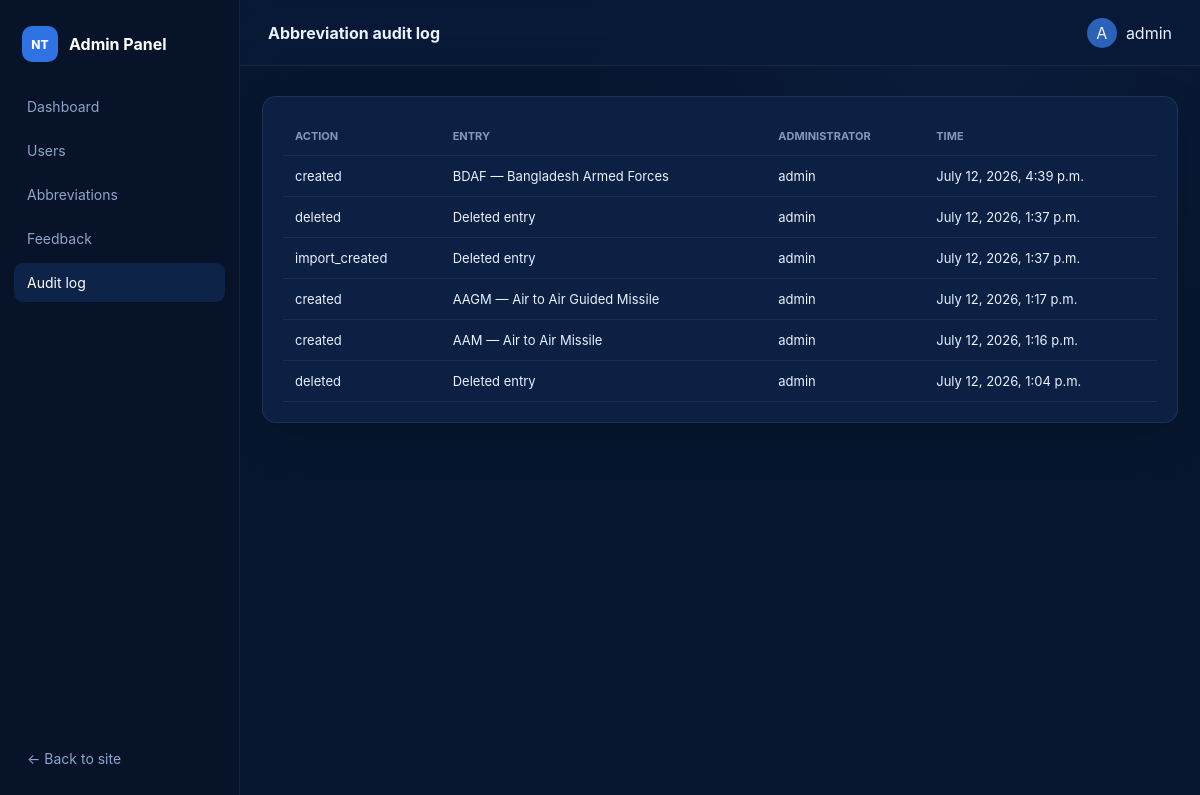
Page /panel/audit-log/ (signed in) on the committed database.
### abbreviation_tool/models.py (models this page shows, shortened)
class AbbreviationAuditLog(models.Model):
    abbreviation_entry = models.ForeignKey(AbbreviationEntry, blank=True, null=True, on_delete=models.SET_NULL, related_name="audit_logs")
    action = models.CharField(max_length=50)
    previous_value = models.JSONField(blank=True, null=True)
    new_value = models.JSONField(blank=True, null=True)
    user = models.ForeignKey(settings.AUTH_USER_MODEL, blank=True, null=True, on_delete=models.SET_NULL)
    timestamp = models.DateTimeField(auto_now_add=True)
    class Meta:
        ordering = ("-timestamp",)

class AbbreviationEntry(models.Model):
    class Status(models.TextChoices):
        ACTIVE = "active", "Active"
        INACTIVE = "inactive", "Inactive"
        DRAFT = "draft", "Draft"
    abbreviation = models.CharField(max_length=100, db_index=True)
    full_form = models.CharField(max_length=500, db_index=True)
    normalized_abbreviation = models.CharField(max_length=100, db_index=True, editable=False)
    normalized_full_form = models.CharField(max_length=500, db_index=True, editable=False)
    category = models.ForeignKey(AbbreviationCategory, blank=True, null=True, on_delete=models.SET_NULL, related_name="entries")
    profiles = models.ManyToManyField(AbbreviationProfile, blank=True, related_name="entries")
    service = models.CharField(max_length=50, blank=True)
    context = models.TextField(blank=True)
    case_sensitive = models.BooleanField(default=False)
    is_ambiguous = models.BooleanField(default=False)
    is_preferred = models.BooleanField(default=False)
    priority = models.IntegerField(default=0)
    status = models.CharField(max_length=10, choices=Status.choices, default=Status.ACTIVE)
    source_name = models.CharField(max_length=150, blank=True)
    source_section = models.CharField(max_length=150, blank=True)
    source_page = models.PositiveIntegerField(blank=True, null=True)
    notes = models.TextField(blank=True)
    created_by = models.ForeignKey(settings.AUTH_USER_MODEL, blank=True, null=True, on_delete=models.SET_NULL, related_name="created_abbreviation_entries")
    updated_by = models.ForeignKey(settings.AUTH_USER_MODEL, blank=True, null=True, on_delete=models.SET_NULL, related_name="updated_abbreviation_entries")
    created_at = models.DateTimeField(auto_now_add=True)
    updated_at = models.DateTimeField(auto_now=True)
    class Meta:
        ordering = ("abbreviation", "-is_preferred", "-priority", "full_form")
        constraints = [models.UniqueConstraint(fields=("normalized_abbreviation", "normalized_full_form"), name="unique_normalized_abbreviation_pair")]
        permissions = [
            ("access_abbreviation_tool", "Can access SD Checker"),
            ("process_document", "Can process DOCX documents"),
            ("search_dictionary", "Can search abbreviation dictionary"),
            ("manage_dictionary", "Can manage abbreviation dictionary"),
            ("import_dictionary", "Can import abbreviation dictionary"),
            ("export_dictionary", "Can export abbreviation dictionary"),
            ("manage_profiles", "Can manage abbreviation profiles"),
            ("view_audit_log", "Can view abbreviation audit log"),
        ]
    def __str__(self):
        return f"{self.abbreviation} — {self.full_form}"

### accounts/views.py (the view)
# urls.py: path("audit-log/", views.audit_log, name="audit_log"),
@admin_required
def audit_log(request):
    logs = AbbreviationAuditLog.objects.select_related("user", "abbreviation_entry").order_by("-timestamp")[:500]
    return render(request, "admin_panel/audit_log.html", {"logs": logs})

### accounts/utils.py (called while the page is built)
def user_role(user):
    if not getattr(user, "is_authenticated", False):
        return None
    if user.is_superuser or user.is_staff:
        return UserProfile.Role.ADMIN
    try:
        return user.profile.role
    except UserProfile.DoesNotExist:
        profile, _ = UserProfile.objects.get_or_create(user=user, defaults={"role": UserProfile.Role.USER})
        return profile.role

def is_admin_user(user):
    return user_role(user) == UserProfile.Role.ADMIN

### home_ai/context_processors.py (called while the page is built)
def feature_flags(request):
    from accounts.utils import is_admin_user
    return {"docx_abbreviation_tool_enabled": settings.DOCX_ABBREVIATION_TOOL_ENABLED, "is_admin_user": is_admin_user(request.user)}

### templates/admin_panel/audit_log.html
{% extends 'admin_panel/base_admin.html' %}{% block title %}Audit log{% endblock %}{% block page_title %}Abbreviation audit log{% endblock %}{% block content %}<section class="panel-card"><div class="table-wrap"><table><thead><tr><th>Action</th><th>Entry</th><th>Administrator</th><th>Time</th></tr></thead><tbody>{% for log in logs %}<tr><td>{{ log.action }}</td><td>{{ log.abbreviation_entry|default:'Deleted entry' }}</td><td>{{ log.user|default:'System' }}</td><td>{{ log.timestamp }}</td></tr>{% empty %}<tr><td colspan="4">No audit events.</td></tr>{% endfor %}</tbody></table></div></section>{% endblock %}

### templates/admin_panel/base_admin.html (shortened to what this page needs)
{% load static %}<!doctype html>
<html lang="en"><head><link rel="stylesheet" href="{% static 'css/admin_panel.css' %}"></head>
<body class="admin-shell">
<aside class="admin-sidebar" id="admin-sidebar">
  <a class="admin-brand" href="{% url 'admin_panel:dashboard' %}"><span>NT</span><strong>Admin Panel</strong></a>
  <nav aria-label="Admin navigation">
    <a href="{% url 'admin_panel:dashboard' %}"{% if request.resolver_match.url_name == 'dashboard' or request.resolver_match.url_name == 'dashboard_alias' %} class="active"{% endif %}>Dashboard</a>
    <a href="{% url 'admin_panel:user_list' %}"{% if 'user_' in request.resolver_match.url_name %} class="active"{% endif %}>Users</a>
    <a href="{% url 'abbreviation_tool:manage_dictionary' %}">Abbreviations</a>
    <a href="{% url 'admin_panel:feedback_list' %}"{% if request.resolver_match.url_name == 'feedback_list' %} class="active"{% endif %}>Feedback</a>
    <a href="{% url 'admin_panel:audit_log' %}"{% if request.resolver_match.url_name == 'audit_log' %} class="active"{% endif %}>Audit log</a>
  </nav>
  <a class="back-site" href="{% url 'home' %}">← Back to site</a>
</aside>
<div class="admin-page">
  <header class="admin-topbar"><span class="topbar-title">{% block page_title %}{% endblock %}</span><details class="admin-account"><summary><span>{{ request.user.username|first|upper }}</span>{{ request.user.username }}</summary></details></header>
  <main class="admin-content">{% for message in messages %}<div class="panel-message {{ message.tags }}">{{ message }}</div>{% endfor %}{% block content %}{% endblock %}</main>
</div>
</body></html>

### static/css/admin_panel.css (style rules this page uses)
:root { font-family:Inter,"DM Sans",system-ui,sans-serif;color:#eaf1ff;background:#06152f }
* { box-sizing:border-box }
body { margin:0 }
.admin-shell { min-height:100vh;background:radial-gradient(circle at 80% 0,#183b7133,transparent 30%),#07162f }
.admin-sidebar { position:fixed;z-index:20;inset:0 auto 0 0;width:240px;display:flex;flex-direction:column;padding:22px 14px;border-right:1px solid #ffffff12;background:#061329 }
.admin-brand { display:flex;align-items:center;gap:11px;padding:4px 8px 25px;color:#fff;text-decoration:none }
.admin-brand span { display:grid;place-items:center;width:36px;height:36px;border-radius:10px;background:#2f72e4;font-size:12px;font-weight:800 }
.admin-sidebar nav { display:grid;gap:5px }
.admin-sidebar nav a,.back-site { padding:11px 13px;border-radius:9px;color:#8fa5c9;text-decoration:none;font-size:14px }
.admin-sidebar nav a:hover,.admin-sidebar nav a.active { color:#fff;background:#3474df2b }
.back-site { margin-top:auto }
.admin-page { min-height:100vh;margin-left:240px }
.admin-topbar { position:sticky;z-index:10;top:0;height:66px;display:flex;align-items:center;padding:0 28px;border-bottom:1px solid #ffffff12;background:#081a37e8;backdrop-filter:blur(15px) }
.topbar-title { font-weight:700 }
.admin-account { position:relative;margin-left:auto }
.admin-account summary { display:flex;align-items:center;gap:9px;cursor:pointer;list-style:none }
.admin-account summary span { display:grid;place-items:center;width:30px;height:30px;border-radius:50%;background:#2c61b8 }
.admin-content { width:min(1320px,calc(100% - 44px));margin:auto;padding:30px 0 70px }
.stat-grid article,.panel-card { border:1px solid #ffffff13;border-radius:14px;background:#0b2042;box-shadow:0 16px 45px #0002 }
.panel-card { padding:20px;overflow:hidden }
.table-wrap { overflow:auto }
table { width:100%;border-collapse:collapse }
th,td { padding:12px;border-bottom:1px solid #ffffff10;text-align:left;font-size:13px }
th { color:#8499ba;font-size:11px;text-transform:uppercase }

### rows in the picture
AbbreviationAuditLog: action "created", abbreviation_entry "BDAF — Bangladesh Armed Forces", user "admin", timestamp "July 12, 2026, 4:39 p.m."
AbbreviationAuditLog: action "deleted", abbreviation_entry "Deleted entry", user "admin", timestamp "July 12, 2026, 1:37 p.m."
AbbreviationAuditLog: action "import_created", abbreviation_entry "Deleted entry", user "admin", timestamp "July 12, 2026, 1:37 p.m."
AbbreviationAuditLog: action "created", abbreviation_entry "AAGM — Air to Air Guided Missile", user "admin", timestamp "July 12, 2026, 1:17 p.m."
AbbreviationAuditLog: action "created", abbreviation_entry "AAM — Air to Air Missile", user "admin", timestamp "July 12, 2026, 1:16 p.m."
AbbreviationAuditLog: action "deleted", abbreviation_entry "Deleted entry", user "admin", timestamp "July 12, 2026, 1:04 p.m."

### other values in the picture
{{ request.user.username|first|upper }} "A"
{{ request.user.username }} "admin"
